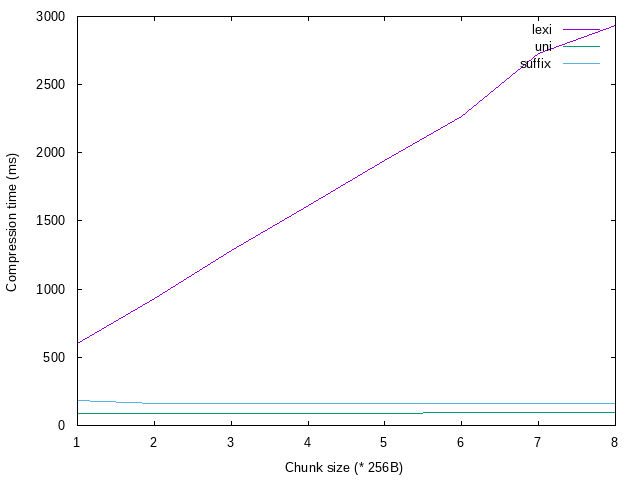

Write the gnuplot code that produced this figure.
set terminal png size 640,480 enhanced font "Helvetica,10"
set output 'plots/lexicomp_comp.png'
set xtics 1
set xlabel "Chunk size (* 256B)"
set ylabel "Compression time (ms)"
plot "plots/lexicomp_comp.data" using 1:2 title 'lexi' with lines, \
     "plots/lexicomp_comp.data" using 1:4 title 'uni' with lines, \
     "plots/lexicomp_comp.data" using 1:6 title 'suffix' with lines



